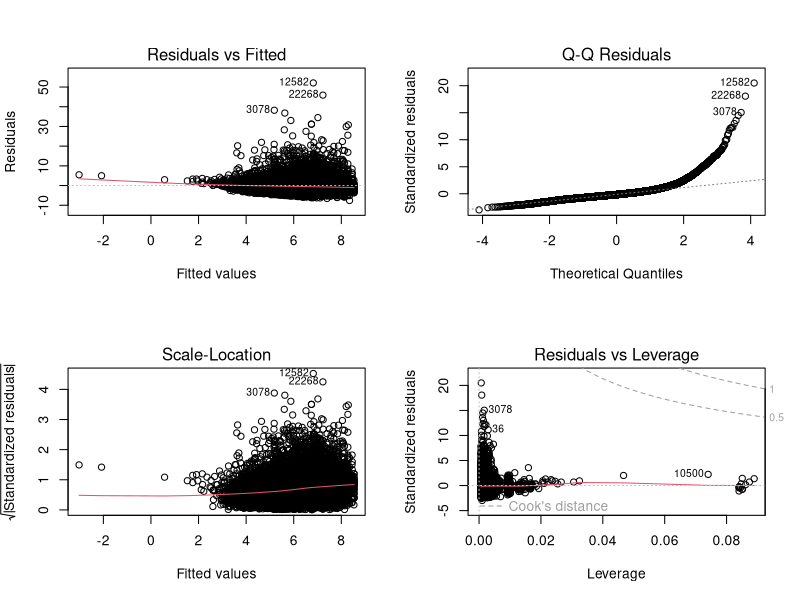
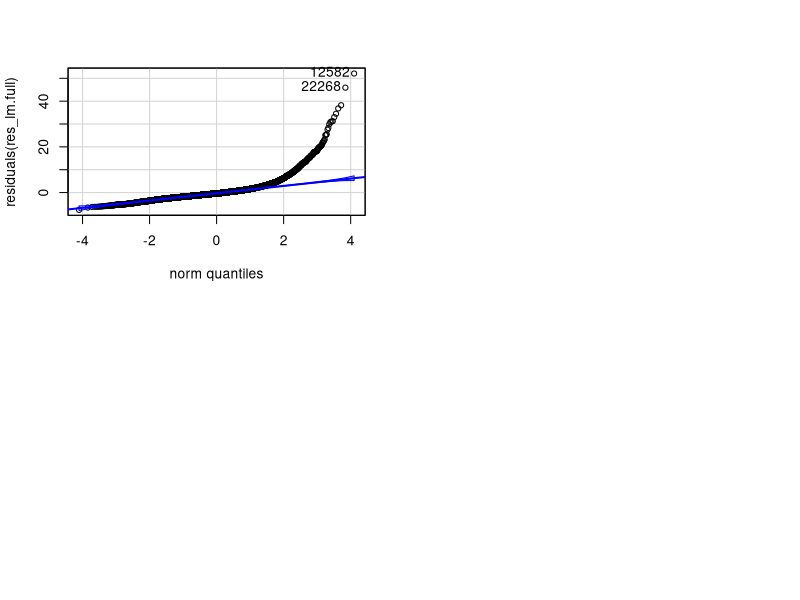
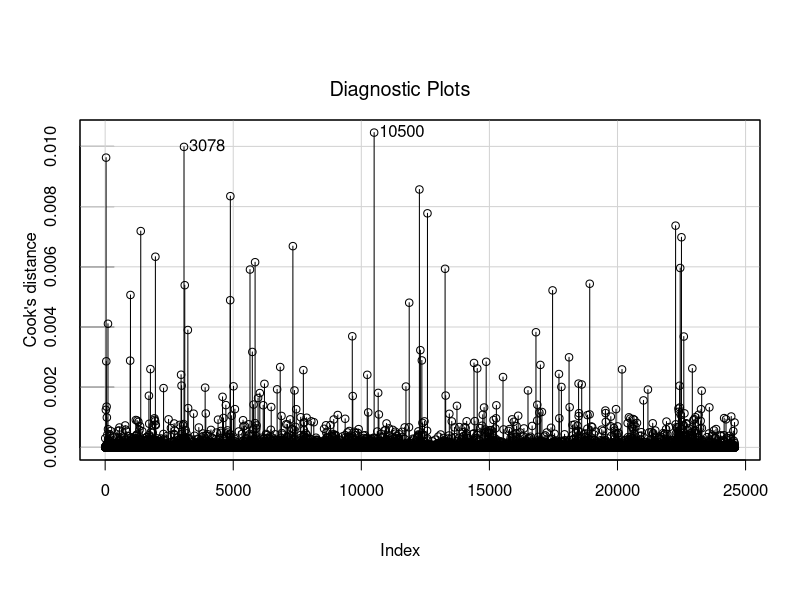

Recreate these plots in R, in order. (Note: this script raises an error after producing the figures.)
## ---- chunk 1
knitr::opts_chunk$set(echo = TRUE)

# REMEMBER TO CHANCGE THE WORKING DIRECTORY
setwd("C:/Users/ricca/Desktop/UNI/Magistrale/Anno3/Statistical_Inference_and_Learning/SIL Projcet/Statistical_Inference_Learning_Project/Fire_Incident_Dispatch_Analysis")
## ---- chunk 2
# installation of packages in case the user has not installed yet
requirements <- c("leaflet", "car", "caTools", "tidyverse")

for (req in requirements){
  if (!require(req, character.only = TRUE)){
      install.packages(req)
  }
}
## ---- chunk 3
fire_data_clean.train <- read.csv("datasets/fire_data_clean.train.csv", 
                                  stringsAsFactors = TRUE)
fire_data_clean.test <- read.csv("datasets/fire_data_clean.test.csv", 
                                 stringsAsFactors = TRUE)

fire_data_clean.train$cong_dist <- as.factor(fire_data_clean.train$cong_dist)
fire_data_clean.test$cong_dist <- as.factor(fire_data_clean.test$cong_dist)
## ---- chunk 4
# load train and test datasets
resp_min_fd.train <- fire_data_clean.train
resp_min_fd.test <- fire_data_clean.test

# remove the future time differences
resp_min_fd.train <- resp_min_fd.train %>% select(-c(emergency_min_qy))
resp_min_fd.test <- resp_min_fd.test %>% select(-c(emergency_min_qy))
## ---- chunk 5
res_lm.full <- lm(inc_resp_min_qy ~ ., data = resp_min_fd.train)
summary(res_lm.full)
## ---- chunk 6
par(mfrow=c(2,2))
plot(res_lm.full)
## ---- chunk 7
qqPlot(residuals(res_lm.full))
## ---- chunk 8
influenceIndexPlot(res_lm.full, vars = "Cook")
## ---- chunk 9
residualPlots(res_lm.full)
## ---- chunk 10
powerTransform(res_lm.full)
## ---- chunk 11
vif(res_lm.full)
## ---- chunk 12
res_lm.full.upd <- update(res_lm.full, log(inc_resp_min_qy) ~ . - cong_dist - inc_class_group - highest_al_level)
vif(res_lm.full.upd)
## ---- chunk 13
summary(res_lm.full.upd)
## ---- chunk 14
par(mfrow=c(2,2))
plot(res_lm.full.upd)
## ---- chunk 15
qqPlot(residuals(res_lm.full.upd))
## ---- chunk 16
influenceIndexPlot(res_lm.full.upd, vars = "Cook")
## ---- chunk 17
residualPlots(res_lm.full.upd)
## ---- chunk 18
res_lm.full.upd.2 <- update(res_lm.full.upd, . ~ . - others_units_assigned -
                              engines_assigned - ladders_assigned + 
                              log(engines_assigned + 1) +
                              log(ladders_assigned + 1) + 
                              log(others_units_assigned + 1) + 
                              log(engines_assigned + 1))
summary(res_lm.full.upd.2)
## ---- chunk 19
par(mfrow=c(2,2))
plot(res_lm.full.upd.2)
## ---- chunk 20
qqPlot(residuals(res_lm.full.upd.2))
## ---- chunk 21
influenceIndexPlot(res_lm.full.upd.2, vars = "Cook")
## ---- chunk 22
residualPlots(res_lm.full.upd.2)
## ---- chunk 23
eme_lm.full <- lm(emergency_min_qy ~ ., data = fire_data_clean.train)
summary(eme_lm.full)
## ---- chunk 24
par(mfrow=c(2,2))
plot(eme_lm.full)
## ---- chunk 25
qqPlot(residuals(eme_lm.full))
## ---- chunk 26
influenceIndexPlot(eme_lm.full, vars = "Cook")
## ---- chunk 27
powerTransform(eme_lm.full)
## ---- chunk 28
vif(eme_lm.full)
## ---- chunk 29
eme_lm.full.014 <- update(eme_lm.full, I(emergency_min_qy ^ 0.14) ~ . - cong_dist - highest_al_level - inc_class_group)
summary(eme_lm.full.014)
## ---- chunk 30
par(mfrow=c(2,2))
plot(eme_lm.full.014)
## ---- chunk 31
qqPlot(residuals(eme_lm.full.014))
## ---- chunk 32
eme_lm.full.014.upd <- update(eme_lm.full, . ~ . + log(inc_resp_min_qy) - ladders_assigned - day_type)
summary(eme_lm.full.014.upd)
## ---- chunk 33
qqPlot(residuals(eme_lm.full.014.upd))
## ---- chunk 34
eme_lm.full.log <- update(eme_lm.full, log(emergency_min_qy) ~ . - cong_dist - highest_al_level - inc_class_group)
summary(eme_lm.full.log)
## ---- chunk 35
par(mfrow=c(2,2))
plot(eme_lm.full.log)
## ---- chunk 36
qqPlot(residuals(eme_lm.full.log))
